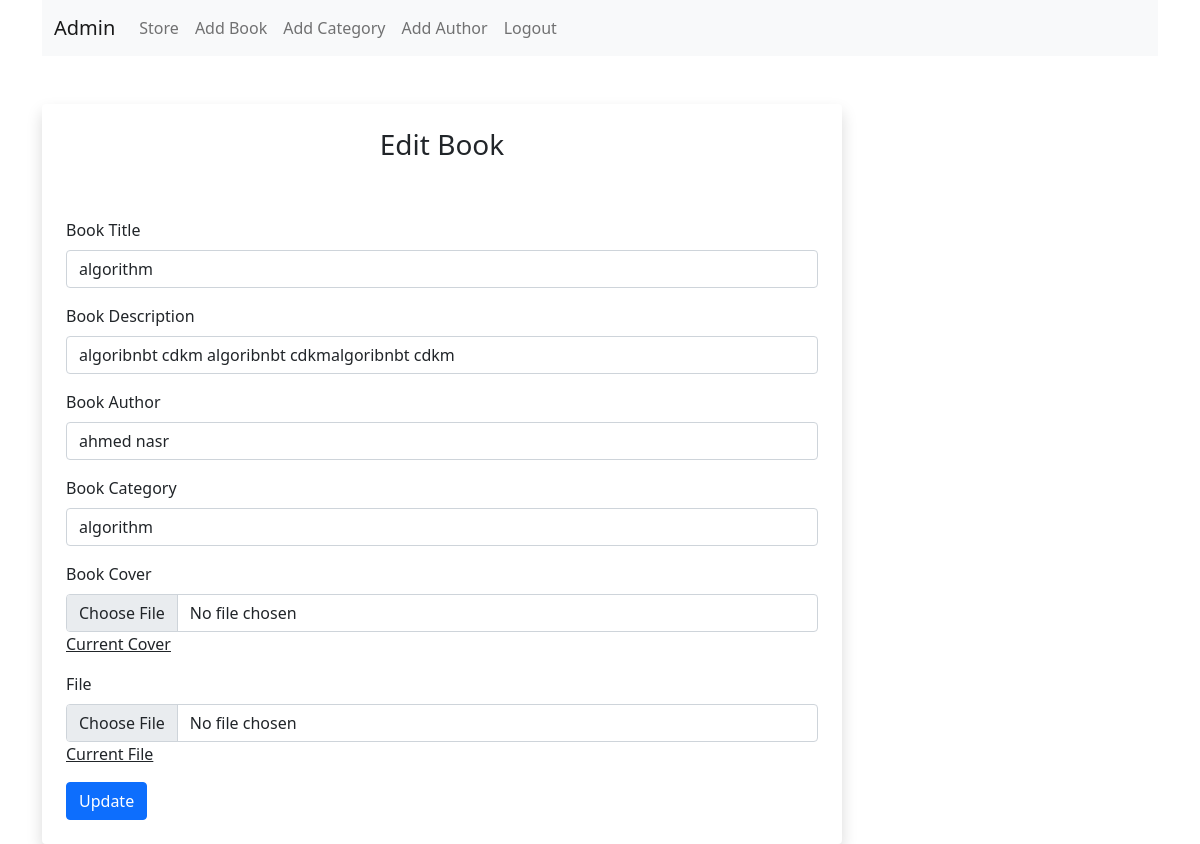
/book-edit.php?id=1 (signed in), run on the app's committed database.
### tables this page shows
CREATE TABLE `books` (
  `id` int(11) NOT NULL,
  `title` varchar(255) NOT NULL,
  `author_id` int(11) NOT NULL,
  `description` text NOT NULL,
  `category_id` int(11) NOT NULL,
  `cover` varchar(255) NOT NULL,
  `file` varchar(255) NOT NULL
);

### php/functions.php (called while the page is built, shortened)
<?php
        function checkidbooks ($id , $conn ){
                $sql = "SELECT * FROM books WHERE id=? ";
                    $stmt = $conn ->prepare($sql);
                    $stmt->execute([$id]);
                    if ($stmt->rowCount() >= 1 ){
                        return 1;
                    }else{
                        return 0;
                    }
        }
        function validate($data){
            $data = trim($data);
            $data = htmlspecialchars($data);
            $data = stripslashes($data);
            return $data ;
        }
        function getallcategory ($conn){
            $sql = "SELECT * FROM categories ORDER BY id ASC";
            $stmt = $conn->prepare($sql);
            $stmt->execute();
                if ($stmt->rowcount() >= 1){
                    $categories = $stmt->fetchAll();
                }else {
                    $categories = 0;
                }
                return $categories;
        }
        function getallauthor ($conn){
            $sql = "SELECT * FROM authors ORDER BY id ASC";
            $stmt = $conn->prepare($sql);
            $stmt->execute();
                if ($stmt->rowcount() >= 1){
                    $authors = $stmt->fetchAll();
                }else {
                    $authors = 0;
                }
                return $authors;
        }
        function getbookbyid ($id , $conn){
            $sql = "SELECT * FROM books WHERE id= ?";
            $stmt = $conn->prepare($sql);
            $stmt->execute([$id]);
                if ($stmt->rowcount() == 1){
                    $book = $stmt->fetch();
                }else {
                    $book = 0;
                }
                return $book;
        }

### book-edit.php (the view, shortened to what this page needs)
<?php
    if (isset($_SESSION['user_id']) && isset($_SESSION['user_email'])) {
            include "db_conn.php";
            include "php/functions.php";
            if (isset($_GET['id'])){
				$book_id = filter_var( $_GET['id'] , FILTER_SANITIZE_NUMBER_INT);
				if (checkidbooks($book_id , $conn)){
                $id = validate($_GET['id']);
                    $data_book = getbookbyid($id , $conn);
                    $authors = getallauthor($conn);
                    $categories = getallcategory($conn);
?>
<!DOCTYPE html>
<html lang="en">
<head>
	<link href="https://cdn.jsdelivr.net/npm/bootstrap@5.1.1/dist/css/bootstrap.min.css" rel="stylesheet">
</head>
<body>
	<div class="container">
		<nav class="navbar navbar-expand-lg navbar-light bg-light">
		  <div class="container-fluid">
		    <a class="navbar-brand" href="admin.php">Admin</a>
		    <div class="collapse navbar-collapse"
		         id="navbarSupportedContent">
		      <ul class="navbar-nav me-auto mb-2 mb-lg-0">
		        <li class="nav-item">
		          <a class="nav-link"
		             aria-current="page"
		             href="index.php">Store</a>
		        </li>
		        <li class="nav-item">
		          <a class="nav-link"
		             href="add-book.php">Add Book</a>
		        </li>
		        <li class="nav-item">
		          <a class="nav-link"
		             href="add-category.php">Add Category</a>
		        </li>
		        <li class="nav-item">
		          <a class="nav-link"
		             href="add-author.php">Add Author</a>
		        </li>
		        <li class="nav-item">
		          <a class="nav-link"
		             href="logout.php">Logout</a>
		        </li>
		      </ul>
		    </div>
		  </div>
		</nav>
     <form action="php/edit-book.php"
           method="post"
           enctype="multipart/form-data"
           class="shadow p-4 rounded mt-5"
           style="width: 90%; max-width: 50rem;">
     	<h1 class="text-center pb-5 display-4 fs-3">
     		Edit Book
     	</h1>
     			<div class="mb-3">
		    <label class="form-label">
		           Book Title
		           </label>
		    <input type="text"
		           class="form-control"
		           value="<?=$data_book['title']; ?>"
		           name="book_title">
		</div>
		<div class="mb-3">
		    <label class="form-label">
		           Book Description
		           </label>
		    <input type="text"
		           class="form-control"
		           value="<?=$data_book['description']; ?>"
		           name="book_description">
		</div>
		<div class="mb-3">
		    <label class="form-label">
		           Book Author
		           </label>
		    <select name="book_author"
		            class="form-control">
                        <?php
                            if($authors !=0 ){
                                    $i=0;
                                foreach($authors as $author){
                                    $i++;
                                    if ($author['id'] == $data_book['author_id']){
                                        echo "<option selected value='$i'>" . $author['name'] . "</option>";
                                    }else{
                                        echo "<option value='$i'>" . $author['name'] . "</option>";
                                    }
                                 }
                            }else {
                                $aa = "not found";
                            }
                        ?>
		    	         </select>
		</div>
		<div class="mb-3">
		    <label class="form-label">
		           Book Category
		           </label>
		    <select name="book_category"
		            class="form-control">
            <?php
                    if($categories !=0 ){
                            $i=0;
                        foreach($categories as $category){
                            $i++;
                            if ($category['id'] == $data_book['category_id']){
                                echo "<option selected value='$i'>" . $category['name'] . "</option>";
                            }else{
                                echo "<option value='$i'>" . $category['name'] . "</option>";
                            }
                            }
                    }else {
                        $aa = "not found";
                    }
                ?>
         </select>
		</div>
		<div class="mb-3">
		    <label class="form-label">
		           Book Cover
		           </label>
		    <input type="file"
		           class="form-control"
		           name="book_cover">
		    <a href="uploads/cover/<?=$data_book['cover']; ?>"
		       class="link-dark">Current Cover</a>
		</div>
		<div class="mb-3">
		    <label class="form-label">
		           File
		           </label>
		    <input type="file"
		           class="form-control"
		           name="file">
		    <a href="uploads/files/<?=$data_book['file']; ?>"
		       class="link-dark">Current File</a>
		</div>
	    <button type="submit"
	            class="btn btn-primary">
	            Update</button>
     </form>
	</div>
</body>
</html>
<?php
        }else{
            header("Location: ../admin.php?error=id is not allowed in edit book");
			exit;
		}
		}else{
			header("Location: admin.php?error=id book is required");
				exit;
		}
}else{
  header("Location: login.php");
  exit;
  }
?>

### data on the page
books: book_title "algorithm", book_description "algoribnbt cdkm algoribnbt cdkmalgoribnbt cdkm"

### other printed values
form field book_author "ahmed nasr"
form field book_category "algorithm"
